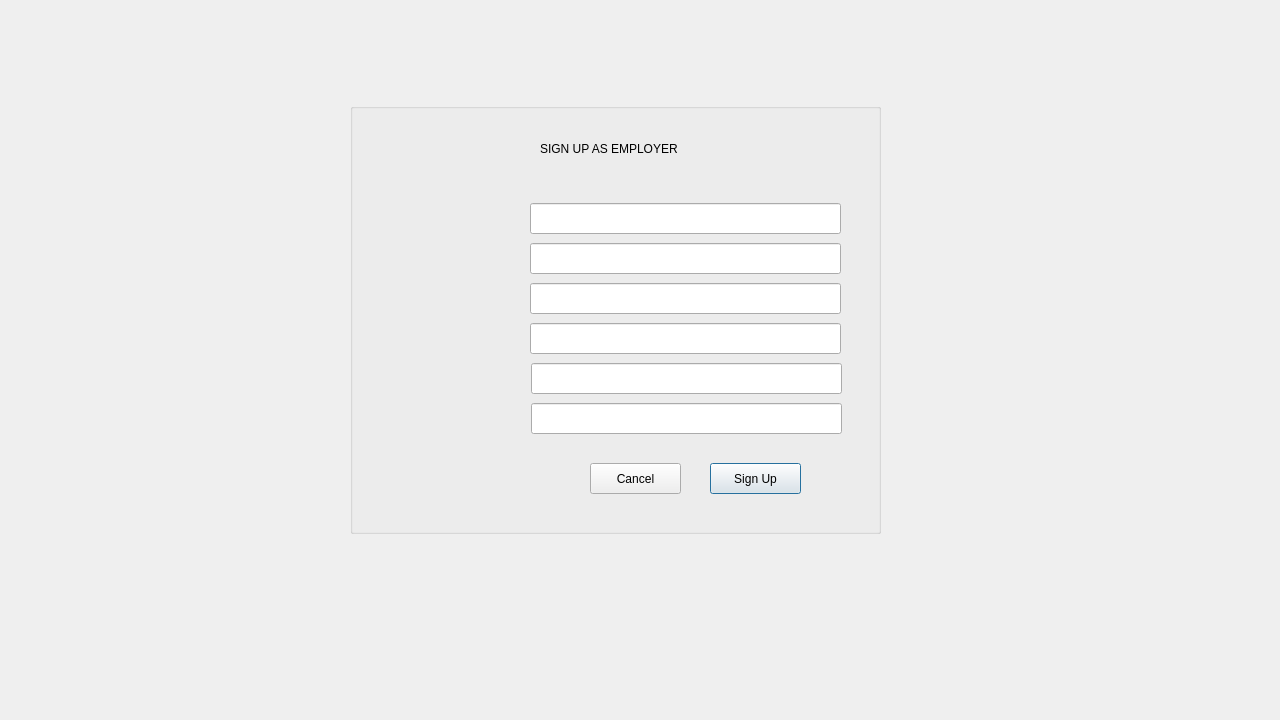
<?xml version="1.0" encoding="UTF-8"?>
<ui version="4.0">
 <class>signup_emp</class>
 <widget class="QDialog" name="signup_emp">
  <property name="geometry">
   <rect>
    <x>0</x>
    <y>0</y>
    <width>1280</width>
    <height>720</height>
   </rect>
  </property>
  <property name="windowTitle">
   <string>Dialog</string>
  </property>
  <widget class="QGroupBox" name="groupBox_signup">
   <property name="geometry">
    <rect>
     <x>350</x>
     <y>103</y>
     <width>531</width>
     <height>431</height>
    </rect>
   </property>
   <property name="title">
    <string/>
   </property>
   <widget class="QLineEdit" name="lineEdit_useremp">
    <property name="geometry">
     <rect>
      <x>180</x>
      <y>100</y>
      <width>311</width>
      <height>31</height>
     </rect>
    </property>
   </widget>
   <widget class="QLineEdit" name="lineEdit_passemp">
    <property name="geometry">
     <rect>
      <x>181</x>
      <y>260</y>
      <width>311</width>
      <height>31</height>
     </rect>
    </property>
    <property name="echoMode">
     <enum>QLineEdit::Password</enum>
    </property>
   </widget>
   <widget class="QLineEdit" name="lineEdit_confpassemp">
    <property name="geometry">
     <rect>
      <x>181</x>
      <y>300</y>
      <width>311</width>
      <height>31</height>
     </rect>
    </property>
    <property name="echoMode">
     <enum>QLineEdit::Password</enum>
    </property>
   </widget>
   <widget class="QPushButton" name="pushButton_signemp">
    <property name="geometry">
     <rect>
      <x>360</x>
      <y>360</y>
      <width>91</width>
      <height>31</height>
     </rect>
    </property>
    <property name="text">
     <string>Sign Up</string>
    </property>
   </widget>
   <widget class="QLineEdit" name="lineEdit_phonenumemp">
    <property name="geometry">
     <rect>
      <x>180</x>
      <y>220</y>
      <width>311</width>
      <height>31</height>
     </rect>
    </property>
   </widget>
   <widget class="QLabel" name="label_5">
    <property name="geometry">
     <rect>
      <x>190</x>
      <y>30</y>
      <width>301</width>
      <height>31</height>
     </rect>
    </property>
    <property name="text">
     <string>SIGN UP AS EMPLOYER</string>
    </property>
   </widget>
   <widget class="QLabel" name="label_signpic">
    <property name="geometry">
     <rect>
      <x>10</x>
      <y>31</y>
      <width>161</width>
      <height>371</height>
     </rect>
    </property>
    <property name="text">
     <string/>
    </property>
   </widget>
   <widget class="QPushButton" name="pushButton_cancelemp">
    <property name="geometry">
     <rect>
      <x>240</x>
      <y>360</y>
      <width>91</width>
      <height>31</height>
     </rect>
    </property>
    <property name="text">
     <string>Cancel</string>
    </property>
   </widget>
   <widget class="QLineEdit" name="lineEdit_addressemp">
    <property name="geometry">
     <rect>
      <x>180</x>
      <y>180</y>
      <width>311</width>
      <height>31</height>
     </rect>
    </property>
   </widget>
   <widget class="QLineEdit" name="lineEdit_gmailemp">
    <property name="geometry">
     <rect>
      <x>180</x>
      <y>140</y>
      <width>311</width>
      <height>31</height>
     </rect>
    </property>
   </widget>
   <widget class="QLabel" name="label_stat">
    <property name="geometry">
     <rect>
      <x>20</x>
      <y>410</y>
      <width>91</width>
      <height>16</height>
     </rect>
    </property>
    <property name="text">
     <string/>
    </property>
   </widget>
  </widget>
 </widget>
 <resources/>
 <connections/>
</ui>
